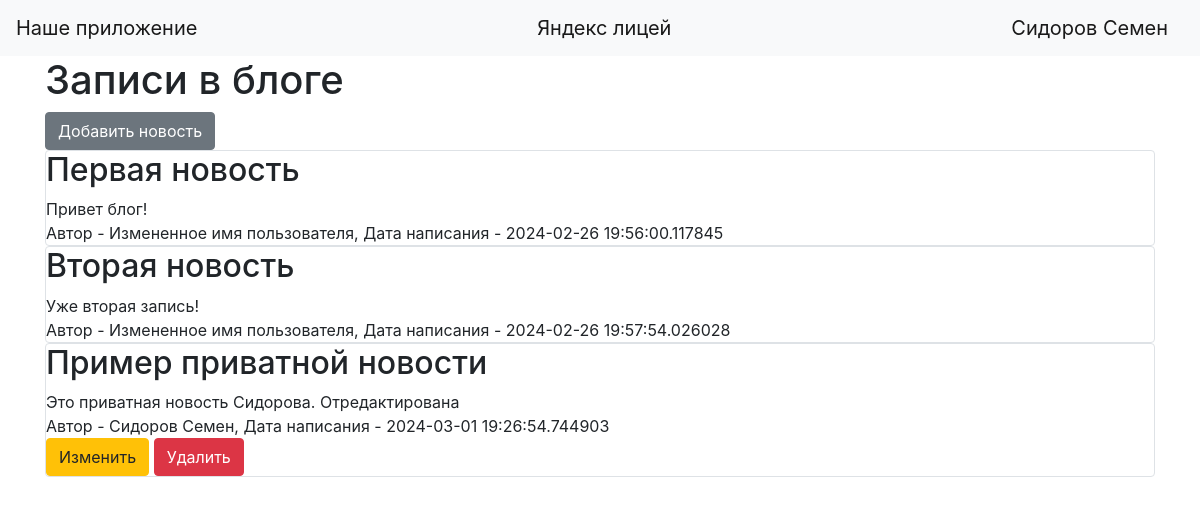
/ (signed in), run on the app's committed database.
### data/users.py (models this page shows, shortened)
class User(SqlAlchemyBase, UserMixin):
    __tablename__ = 'users'
    id = sqlalchemy.Column(sqlalchemy.Integer,
                           primary_key=True, autoincrement=True)
    name = sqlalchemy.Column(sqlalchemy.String, nullable=True)
    about = sqlalchemy.Column(sqlalchemy.String, nullable=True)
    email = sqlalchemy.Column(sqlalchemy.String,
                              index=True, unique=True, nullable=True)
    hashed_password = sqlalchemy.Column(sqlalchemy.String, nullable=True)
    created_date = sqlalchemy.Column(sqlalchemy.DateTime,
                                     default=datetime.datetime.now)
    news = orm.relationship("News", back_populates='user')

### data/news.py (models this page shows, shortened)
class News(SqlAlchemyBase):
    __tablename__ = 'news'
    id = sqlalchemy.Column(sqlalchemy.Integer,
                           primary_key=True, autoincrement=True)
    title = sqlalchemy.Column(sqlalchemy.String, nullable=True)
    content = sqlalchemy.Column(sqlalchemy.String, nullable=True)
    created_date = sqlalchemy.Column(sqlalchemy.DateTime,
                                     default=datetime.datetime.now)
    is_private = sqlalchemy.Column(sqlalchemy.Boolean, default=True)
    user_id = sqlalchemy.Column(sqlalchemy.Integer,
                                sqlalchemy.ForeignKey("users.id"))
    user = orm.relationship('User')

### server.py (the view)
@app.route("/")
def index():
    db_sess = db_session.create_session()
    if current_user.is_authenticated:
        news = db_sess.query(News).filter(
            (News.user == current_user) | (News.is_private != True))
    else:
        news = db_sess.query(News).filter(News.is_private != True)
    return render_template("index.html", news=news)

### data/db_session.py (called while the page is built)
def create_session() -> Session:
    global __factory
    return __factory()

### server.py (called while the page is built)
@login_manager.user_loader
def load_user(user_id):
    db_sess = db_session.create_session()
    return db_sess.query(User).get(user_id)

### templates/index.html
{% extends "base.html" %}
{% block content %}
<h1>Записи в блоге</h1>
{% if current_user.is_authenticated %}
    <a href="news" class="btn btn-secondary">Добавить новость</a>
{% endif %}
{% for item in news%}
<div class="col-md6 border rounded">
    <h2>{{item.title}}</h2>
    <div>
        {{item.content}}
    </div>
    <div>
        Автор - {{item.user.name}}, Дата написания - {{item.created_date}}
    </div>
    {% if current_user.is_authenticated and current_user == item.user %}
    <div>
        <a href="/news/{{ item.id }}" class="btn btn-warning">
            Изменить
        </a>
        <a href="/news_delete/{{ item.id }}" class="btn btn-danger">
            Удалить
        </a>
    </div>
    {% endif %}
</div>
{% endfor %}
{% endblock %}

### templates/base.html (shortened to what this page needs)
<!doctype html>
<html lang="en">
<head>
    <link rel="stylesheet"
          href="https://stackpath.bootstrapcdn.com/bootstrap/4.4.1/css/bootstrap.min.css"
>
</head>
<body>
<header>
    <nav class="navbar navbar-light bg-light">
        <a class="navbar-brand" href="/">Наше приложение</a>
        <a class="navbar-brand" href="https://lyceum.yandex.ru/" target="_blank">Яндекс лицей</a>
        {% if current_user.is_authenticated %}
            <a class="navbar-brand" href="/logout">{{ current_user.name }}</a>
        {% else %}
            <p>
                <a class="btn btn-primary " href="/register">Зарегистрироваться</a>
                <a class="btn btn-success" href="/login">Войти</a>
            </p>
        {% endif %}
    </nav>
</header>
<main role="main" class="container">
    {% block content %}{% endblock %}
</main>
</body>
</html>

### data on the page
User: name "Сидоров Семен"
News: title "Первая новость", content "Привет блог!", user.name "Измененное имя пользователя", created_date "2024-02-26 19:56:00.117845"
News: title "Вторая новость", content "Уже вторая запись!", user.name "Измененное имя пользователя", created_date "2024-02-26 19:57:54.026028"
News: title "Пример приватной новости", content "Это приватная новость Сидорова. Отредактирована", user.name "Сидоров Семен", created_date "2024-03-01 19:26:54.744903"
